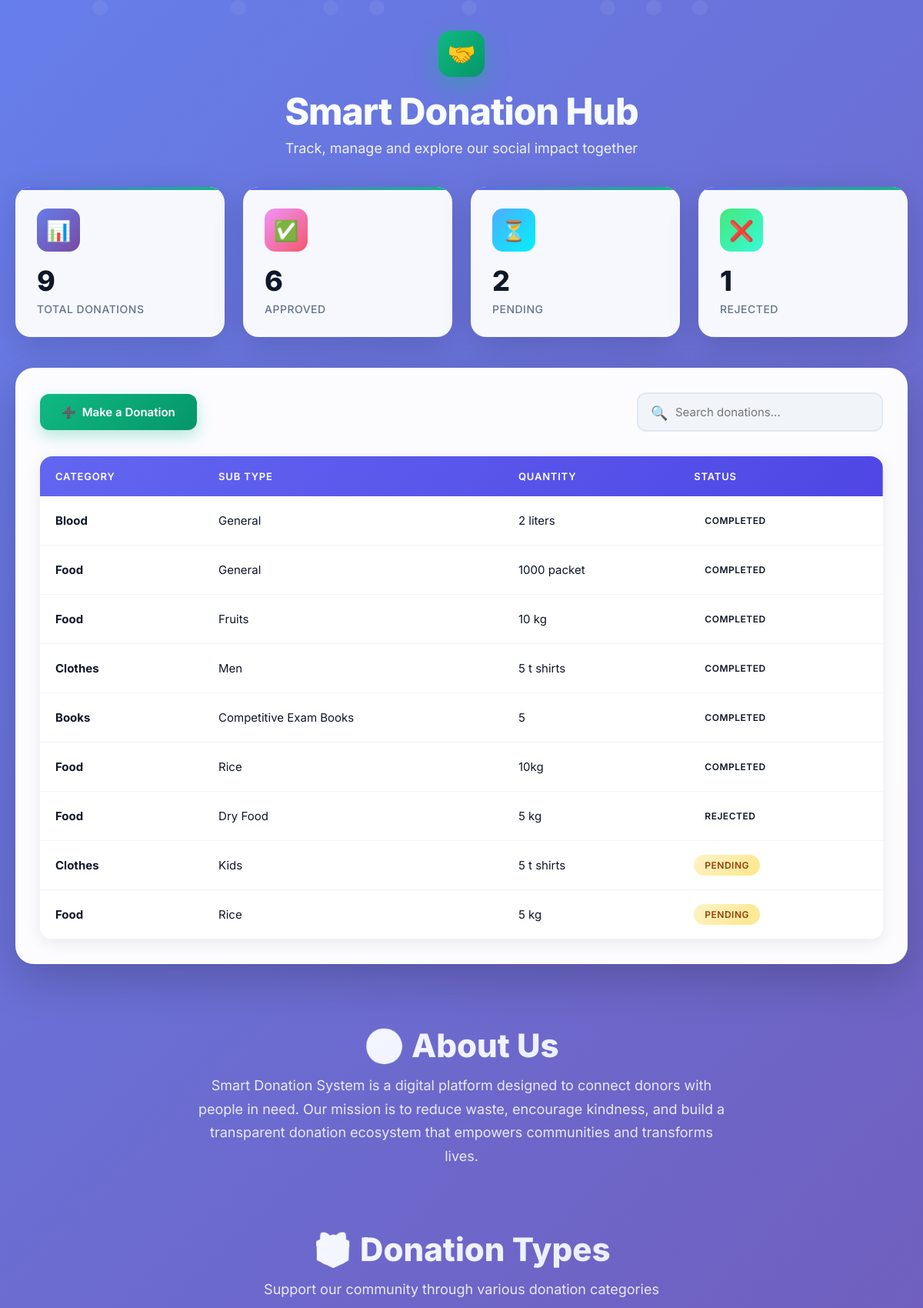
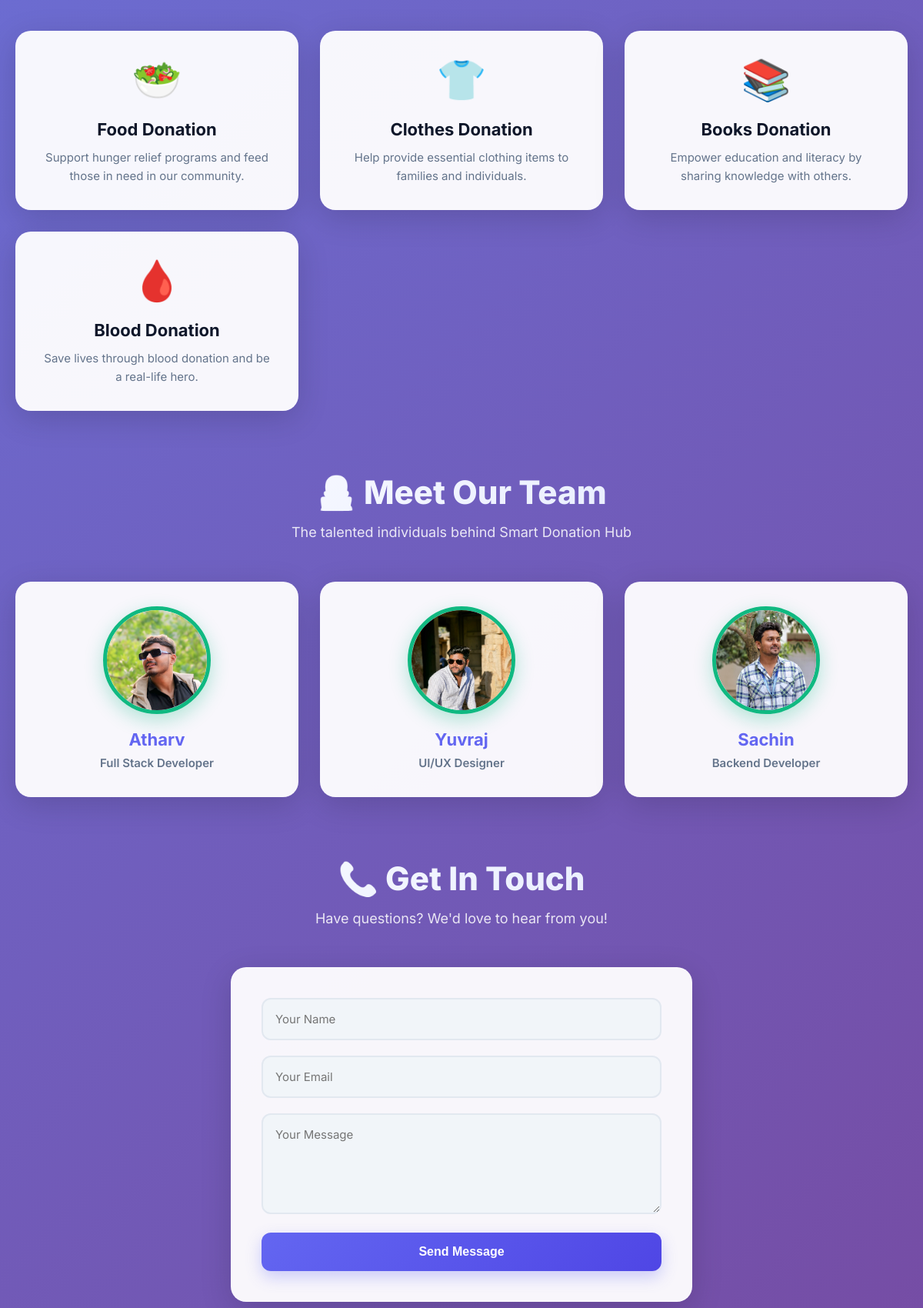
The page /dashboard/ (signed in, upper part) on the database its author committed (2 pictures, top to bottom).
### donation/models.py (models this page shows, shortened)
class Donation(models.Model):
    donor = models.ForeignKey(User, on_delete=models.CASCADE)
    category = models.CharField(max_length=20, default="Food")
    sub_type = models.CharField(max_length=50, default="General")
    quantity = models.CharField(max_length=50)
    location = models.CharField(max_length=100)
    contact = models.CharField(max_length=15)
    date = models.DateField()
    status = models.CharField(max_length=20, default="Pending")

### donation/views.py (the view)
# urls.py: path('dashboard/', views.dashboard, name='dashboard'),
def dashboard(request):
    donations = Donation.objects.filter(donor=request.user)
    return render(request, 'dashboard.html', {'donations': donations})

### templates/dashboard.html (shortened to what this page needs)
{% load static %}
<!DOCTYPE html>
<html lang="en">
<head>
</head>
<body>
<div class="bg-animation">
    <span></span>
    <span></span>
    <span></span>
    <span></span>
    <span></span>
    <span></span>
    <span></span>
    <span></span>
</div>
<div class="header">
    <div class="header-content">
        <div class="logo">
            <div class="logo-icon">🤝</div>
        </div>
        <h1>Smart Donation Hub</h1>
        <p>Track, manage and explore our social impact together</p>
    </div>
</div>
<div class="container">
    <div class="stats-grid">
        <div class="stat-card">
            <div class="stat-icon">📊</div>
            <div class="stat-value" id="total-count">{{ donations|length }}</div>
            <div class="stat-label">Total Donations</div>
        </div>
        <div class="stat-card">
            <div class="stat-icon">✅</div>
            <div class="stat-value" id="approved-count">0</div>
            <div class="stat-label">Approved</div>
        </div>
        <div class="stat-card">
            <div class="stat-icon">⏳</div>
            <div class="stat-value" id="pending-count">0</div>
            <div class="stat-label">Pending</div>
        </div>
        <div class="stat-card">
            <div class="stat-icon">❌</div>
            <div class="stat-value" id="rejected-count">0</div>
            <div class="stat-label">Rejected</div>
        </div>
    </div>
    <div class="dashboard-card">
        <div class="top-bar">
            <a href="/donate/" class="btn-primary">
                <span>➕</span>
                <span>Make a Donation</span>
            </a>
            <div class="search-box">
                <span class="search-icon">🔍</span>
                <input type="text" id="search" placeholder="Search donations..." onkeyup="filterTable()">
            </div>
        </div>
        <div class="table-wrapper">
            <table id="donationTable">
                <thead>
                    <tr>
                        <th>Category</th>
                        <th>Sub Type</th>
                        <th>Quantity</th>
                        <th>Status</th>
                    </tr>
                </thead>
                <tbody>
                    {% for d in donations %}
                    <tr>
                        <td><strong>{{ d.category }}</strong></td>
                        <td>{{ d.sub_type }}</td>
                        <td>{{ d.quantity }}</td>
                        <td><span class="status {{d.status}}">{{d.status}}</span></td>
                    </tr>
                    {% endfor %}
                </tbody>
            </table>
        </div>
    </div>
    <div class="section">
        <div class="section-header">
            <h2>🌍 About Us</h2>
            <p>
                Smart Donation System is a digital platform designed to connect donors with people in need.
                Our mission is to reduce waste, encourage kindness, and build a transparent donation ecosystem
                that empowers communities and transforms lives.
            </p>
        </div>
    </div>
    <div class="section">
        <div class="section-header">
            <h2>🎁 Donation Types</h2>
            <p>Support our community through various donation categories</p>
        </div>
        <div class="card-grid">
            <div class="card">
                <div class="card-icon">🥗</div>
                <h3>Food Donation</h3>
                <p>Support hunger relief programs and feed those in need in our community.</p>
            </div>
            <div class="card">
                <div class="card-icon">👕</div>
                <h3>Clothes Donation</h3>
                <p>Help provide essential clothing items to families and individuals.</p>
            </div>
            <div class="card">
                <div class="card-icon">📚</div>
                <h3>Books Donation</h3>
                <p>Empower education and literacy by sharing knowledge with others.</p>
            </div>
            <div class="card">
                <div class="card-icon">🩸</div>
                <h3>Blood Donation</h3>
                <p>Save lives through blood donation and be a real-life hero.</p>
            </div>
        </div>
    </div>
    <div class="section">
        <div class="section-header">
            <h2>👨‍💻 Meet Our Team</h2>
            <p>The talented individuals behind Smart Donation Hub</p>
        </div>
        <div class="card-grid">
            <div class="card team-card">
                <img src="{% static 'images/Atharv.jpeg' %}" alt="Atharv">
                <h3>Atharv</h3>
                <p class="team-role">Full Stack Developer</p>
            </div>
            <div class="card team-card">
                <img src="{% static 'images/yuvraj.jpeg' %}" alt="Yuvraj">
                <h3>Yuvraj</h3>
                <p class="team-role">UI/UX Designer</p>
            </div>
            <div class="card team-card">
                <img src="{% static 'images/sachin.jpeg' %}" alt="Sachin">
                <h3>Sachin</h3>
                <p class="team-role">Backend Developer</p>
            </div>
        </div>
    </div>
    <div class="section">
        <div class="section-header">
            <h2>📞 Get In Touch</h2>
            <p>Have questions? We'd love to hear from you!</p>
        </div>
        <form class="contact-form">
            <div class="form-group">
                <input type="text" placeholder="Your Name" required>
            </div>
            <div class="form-group">
                <input type="email" placeholder="Your Email" required>
            </div>
            <div class="form-group">
                <textarea rows="5" placeholder="Your Message" required></textarea>
            </div>
            <button type="submit">Send Message</button>
        </form>
    </div>
</div>
</body>
</html>

### rows shown on the page
Donation: category "Blood", sub_type "General", quantity "2 liters", status "COMPLETED"
Donation: category "Food", sub_type "General", quantity "1000 packet", status "COMPLETED"
Donation: category "Food", sub_type "Fruits", quantity "10 kg", status "COMPLETED"
Donation: category "Clothes", sub_type "Men", quantity "5 t shirts", status "COMPLETED"
Donation: category "Books", sub_type "Competitive Exam Books", quantity "5", status "COMPLETED"
Donation: category "Food", sub_type "Rice", quantity "10kg", status "COMPLETED"
Donation: category "Food", sub_type "Dry Food", quantity "5 kg", status "REJECTED"
Donation: category "Clothes", sub_type "Kids", quantity "5 t shirts", status "PENDING"
Donation: category "Food", sub_type "Rice", quantity "5 kg", status "PENDING"

### other values the page prints
{{ donations|length }} "9"
